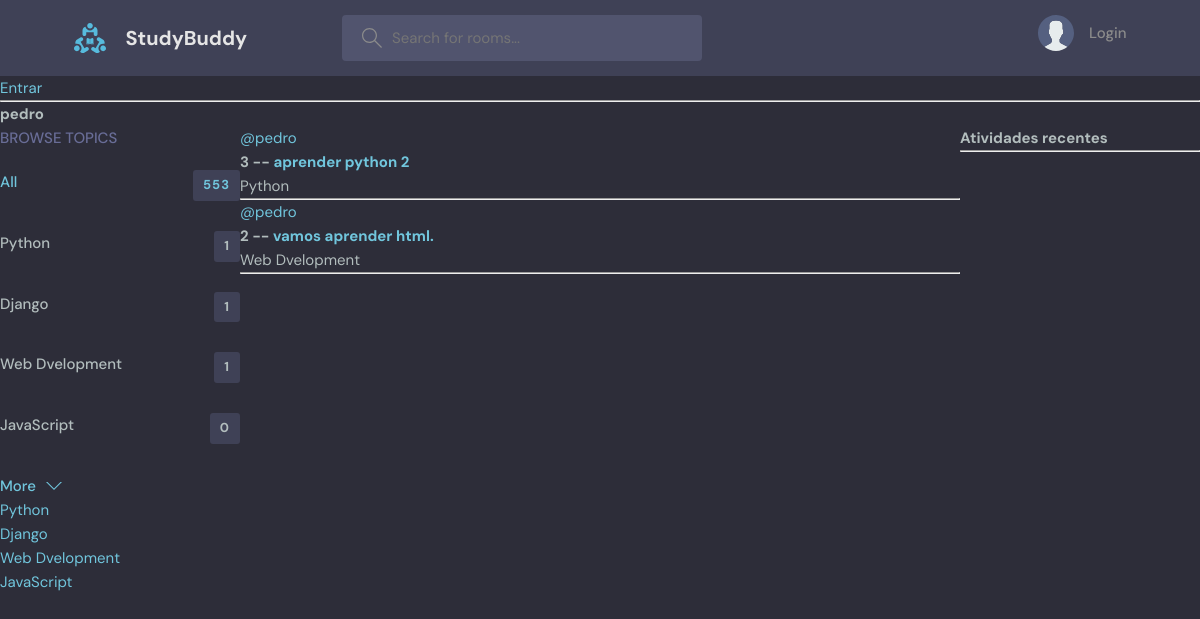
The page /profile/1 on the database as committed earlier.
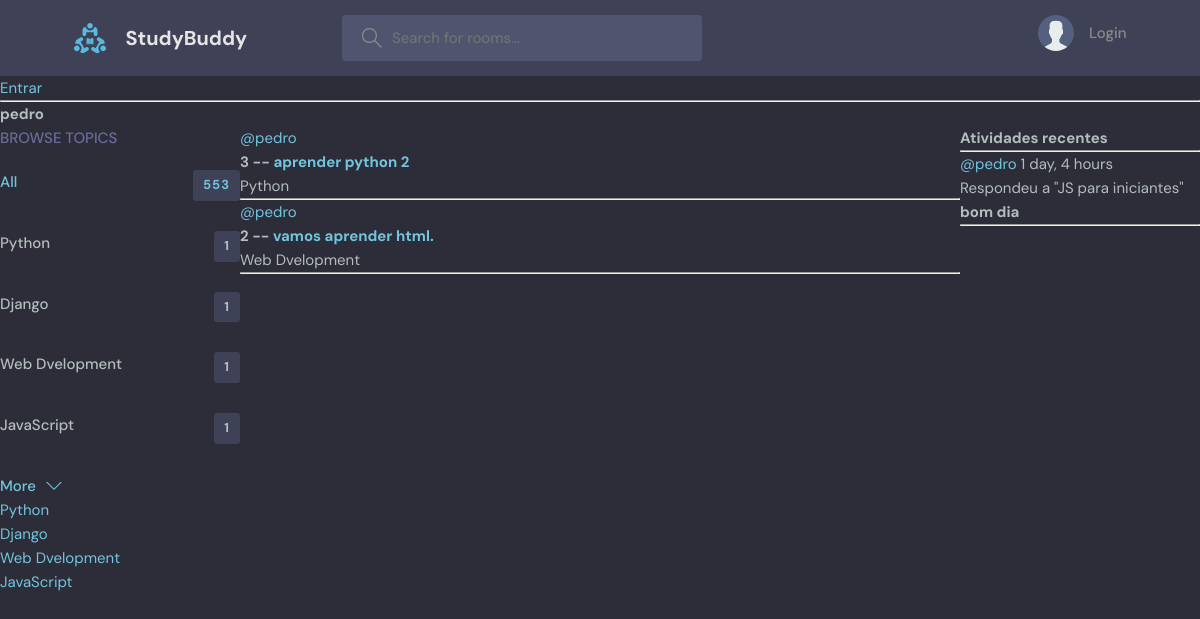
The same page on the database as committed later.
### base/models.py (models this page shows, shortened)
class  Topic(models.Model):
    name = models.CharField(max_length=200)

class Room(models.Model):
    host = models.ForeignKey(User, on_delete=models.CASCADE, null=True)
    topic = models.ForeignKey(Topic, on_delete=models.SET_NULL, null=True)
    name = models.CharField(max_length=200)
    discription = models.TextField(null=True, blank=True)
    participants = models.ManyToManyField(
        User, related_name='participants', blank=True)
    updated = models.DateTimeField(auto_now=True)
    created = (models.DateTimeField(auto_now_add=True))
    class Meta:
        ordering = ['-updated', '-created']
    def __str__(self):
        return str(self.name)

class Message(models.Model):
    user = models.ForeignKey(User, on_delete=models.CASCADE)
    room = models.ForeignKey(Room, on_delete=models.CASCADE)
    body = models.TextField()
    updated = models.DateTimeField(auto_now=True)
    created = (models.DateTimeField(auto_now_add=True))
    class Meta:
        ordering = ['-updated', '-created']
    def __str__(self):
        return self.body[0:50]

### base/views.py (the view)
# urls.py: path('profile/<str:pk>', views.userProfile, name="user-profile"),
def userProfile(request, pk):
    user = User.objects.get(id=pk)
    rooms = user.room_set.all()
    room_messages = user.message_set.all()
    topics = Topic.objects.all()
    context = {'user':user, 'rooms':rooms, 'room_messages':room_messages, 'topics':topics}
    return render(request, 'base/profile.html', context)

### base/templates/base/profile.html (shortened to what this page needs)
{% extends 'main.html' %}
{% block content %}
<h1>{{user.username}}</h1>
<div class="profile-container">
    <div>
        {% include 'base/topics_component.html' %}
    </div>
    <div>
        {% include 'base/feed_component.html' %}
    </div>
    <div>
        {% include 'base/activity_component.html' %}
    </div>
</div>
{% endblock content %}

### templates/main.html (shortened to what this page needs)
<!DOCTYPE html>
{% load static %}
<html lang="en">
  <head>
    <link rel="stylesheet" href="{% static 'styles/style.css' %}" />
  </head>
  <body>
    {% include 'navbar.html' %}
    {% block content %}
    {% endblock content %}
  </body>
</html>

### templates/navbar.html (shortened to what this page needs)
{% load static %}
<header class="header header--loggedIn">
    <div class="container">
      <a href="{% url 'home' %}" class="header__logo">
        <img src="{% static 'images/logo.svg' %}" />
        <h1>StudyBuddy</h1>
      </a>
      <form class="header__search" mathod="GET" action="{% url 'home' %}">
        <label>
          <input name="q" placeholder="Search for rooms..." />
        </label>
      </form>
      <nav class="header__menu">
        {% if request.user.is_authenticated %}
        <div class="header__user">
          <a href="profile.html">
            <div class="avatar avatar--medium active">
              <img src="https://randomuser.me/api/portraits/men/37.jpg" />
            </div>
            <p>{{request.user.username}} <span>@{{request.user.username}}</span></p>
          </a>
          <button class="dropdown-button">
            <svg version="1.1" xmlns="http://www.w3.org/2000/svg" width="32" height="32" viewBox="0 0 32 32">
              <title>chevron-down</title>
              <path d="M16 21l-13-13h-3l16 16 16-16h-3l-13 13z"></path>
            </svg>
          </button>
        </div>
        {% else %}
        <Not Logged In >
        <a href="{% url 'login-pagina' %}">
          <img src="{% static 'images/avatar.svg' %}" />
          <p>Login</p>
        </a>
        {% endif %}
      </nav>
    </div>
  </header>
{% if request.user.is_authenticated %}
<p>Olá, {{request.user}}</a></p>
<a href="{% url 'logout' %}">Sair</a>
{% else %}
<a href="{% url 'login-pagina' %}">Entrar</a>
{% endif %}
<hr>

### base/templates/base/topics_component.html
<div class="topics">
    <div class="topics__header">
      <h2>Browse Topics</h2>
    </div>
    <ul class="topics__list">
      <li>
        <a href="{% url 'home' %}" class="active">All <span>553</span></a>
      </li>
      {% for topic in topics %}
      <li>
        <a href="{% url 'home' %}?q={{topic.name}}">{{topic.name}} <span>{{topic.room_set.all.count}}</span></a>
      </li>
      {% endfor %}
    </ul>
    <a class="btn btn--link" href="topics.html">
      More
      <svg version="1.1" xmlns="http://www.w3.org/2000/svg" width="32" height="32" viewBox="0 0 32 32">
        <title>chevron-down</title>
        <path d="M16 21l-13-13h-3l16 16 16-16h-3l-13 13z"></path>
      </svg>
    </a>
  </div>
{% for topic in topics %}
<div>
    <a href="{% url 'home' %}?q={{topic.name}}">{{topic.name}}</a>
</div>
{% endfor %}

### base/templates/base/feed_component.html (shortened to what this page needs)
{% for room in rooms %}
    <div>
        <a href="{% url 'user-profile' room.host.id %}">@{{room.host.username}}</a><br>
        <h3>{{room.id}} -- <a href="{% url 'room' room.id %}">{{room.name}}</a></h3>
        <small>{{room.topic.name}}</small>
        <hr>
    </div>
{% endfor %}

### base/templates/base/activity_component.html (shortened to what this page needs)
<h3>Atividades recentes</h3>
<hr>
{% for message in room_messages  %}
    <div>
        <small><a href="{% url 'user-profile' message.user.id %}">@{{message.user}}</a>    {{message.created|timesince}}</small><br>
        <small>Respondeu a "{{message.room}}"</small>
        <h3>{{message}}</h3>
        <hr>
    </div>
{% endfor %}

### static/styles/style.css (style rules this page uses)
:root { --color-main: #71c6dd; --color-main-light: #e1f6fb; --color-dark: #3f4156; --color-dark-medium: #51546e; --color-dark-light: #696d97; --color-light: #e5e5e5; --color-gray: #8b8b8b; --color-light-gray: #b2bdbd; --color-bg: #2d2d39; --color-success: #5dd693; --color-error: #fc4b0b; }
* { font-family: "DM Sans", -apple-system, BlinkMacSystemFont, "Segoe UI", Roboto, Oxygen, Ubuntu, Cantarell, "Open Sans", "Helvetica Neue", sans-serif; margin: 0; padding: 0; box-sizing: border-box; text-rendering: optimizeLegibility; font-size: inherit; }
html { font-size: 56.25%; }
@media only screen and (min-width: 1200px) { html { font-size: 62.5%; } }
body { line-height: 1.6; font-weight: 400; font-size: 1.5rem; color: var(--color-light-gray); background-color: var(--color-bg); min-height: 100vh; }
img { width: 100%; }
a { display: inline-block; color: var(--color-main); text-decoration: none; }
.container { max-width: 120rem; width: 90%; margin: auto; }
.btn { background-color: transparent; border: none; display: inline-flex; align-items: center; gap: 1rem; cursor: pointer; transition: all ease-in-out 0.3s; padding: 1rem 2rem; border-radius: 5px; box-shadow: 1px 1px 3px 1px rgba(0, 0, 0, 0.15); font-weight: 500; }
.btn--link { border-radius: 0; padding: 0; color: var(--color-main); box-shadow: none; }
.btn > svg { fill: currentColor; width: 1.6rem; height: 1.6rem; }
.header { padding: 1.5rem; background-color: var(--color-dark); }
.header > .container { display: flex; gap: 9.5rem; }
.header__logo, .header__user { display: flex; gap: 2rem; align-items: center; }
.header__logo > img { height: 3.2rem; width: 3.2rem; }
.header__logo > h1 { font-weight: 700; font-size: 2rem; color: var(--color-light); }
.header__search > label { background-color: var(--color-dark-medium); padding: 1.3rem 1rem; display: flex; align-items: center; gap: 1rem; border-radius: 4px; }
.header__search svg { fill: var(--color-gray); width: 2rem; height: 2rem; margin-left: 1rem; }
.header__search input { width: 30rem; background: transparent; border: none; outline: none; color: var(--color-light); }
.header__menu { margin-left: auto; position: relative; }
.header__menu a { display: flex; gap: 1.5rem; align-items: center; font-weight: 500; text-decoration: none; color: var(--color-gray); }
.header__menu img { height: 3.6rem; }
.header__menu p { line-height: 1.2; }
.topics__header { margin-bottom: 2rem; }
.topics__header h2 { text-transform: uppercase; font-weight: 500; color: var(--color-dark-light); }
.topics__list { list-style: none; }
.topics__list li a { display: flex; justify-content: space-between; margin-bottom: 3rem; font-weight: 500; color: var(--color-light-gray); transition: all 0.3s ease-in-out; }
.topics__list li a.active, .topics__list li a:hover { color: var(--color-main); }
.topics__list li a span { padding: 0.5rem 1rem; background-color: var(--color-dark); border-radius: 3px; font-size: 1.3rem; font-weight: 700; letter-spacing: 1px; }

### base/templates/base/profile.html (style rules this page uses)
.profile-container { display: grid; grid-template-columns: 1fr 3fr 1fr; }

Rows that differ between the two databases and show on the page:
computed for Topic "JavaScript": room_set.all.count "0" → "1"
added Message: user "pedro", created "1 day, 4 hours", room "JS para iniciantes", body "bom dia"
